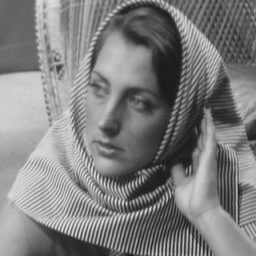
%> input picture HW3/sol/22B0910_22B1036_22B1839/3/images/barbara256.png, 256 x 256 px
$ octave myMainScript.m   (GNU Octave 9; MATLAB toolbox functions it lacks are replaced by stand-ins)
%> lines starting %> are read from the running program, lines starting %| are printed output that depends on the picture

%%%%%%%%%%%%%%%%%%%%%%% Read the images %%%%%%%%%%%%%%%%%%%%%%%%

img = imread('../images/barbara256.png');
%> img is the input picture: size 256x256 uint8; min 23, max 231, mean 126.4
img = double(img);
%> img: size 256x256 double

%%%%%%%%%%%%%%%%%%%% Apply filters no images %%%%%%%%%%%%%%%%%%%%%%

% Zero-pad the image
[M, N] = size(img);
%> M = 256; N = 256
padded_img = padarray(img, [M, N], 'post');

% Compute Fourier transform of the padded image
FT_img = fftshift(fft2(padded_img));

% Define frequency grid (adjust for padded image dimensions)
[u, v] = meshgrid(-N:N-1, -M:M-1);
D = sqrt(u.^2 + v.^2); % Euclidean distance from center of frequency space

% Cutoff frequencies and sigmas
D0_40 = 40; D0_80 = 80;
sigma_40 = 40; sigma_80 = 80;

% Ideal low-pass filters
H_ideal_40 = double(D <= D0_40);
H_ideal_80 = double(D <= D0_80);

% Gaussian low-pass filters
H_gaussian_40 = exp(-(D.^2) / (2 * sigma_40^2));
H_gaussian_80 = exp(-(D.^2) / (2 * sigma_80^2));
filtered_img_ideal_40 = real(ifft2(ifftshift(H_ideal_40 .* FT_img)));
filtered_img_ideal_80 = real(ifft2(ifftshift(H_ideal_80 .* FT_img)));

filtered_img_gaussian_40 = real(ifft2(ifftshift(H_gaussian_40 .* FT_img)));
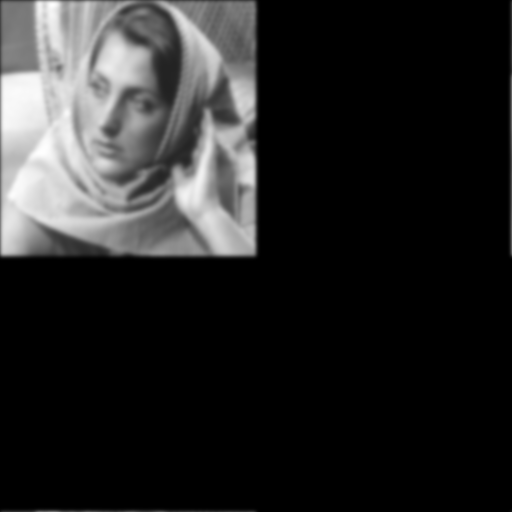
%> filtered_img_gaussian_40: size 512x512 double; min -1.39e-09, max 210.9, mean 31.6; drawn with min black and max white
filtered_img_gaussian_80 = real(ifft2(ifftshift(H_gaussian_80 .* FT_img)));

filtered_img_ideal_40 = filtered_img_ideal_40(1:M, 1:N);
%> filtered_img_ideal_40: size 256x256 double
filtered_img_ideal_80 = filtered_img_ideal_80(1:M, 1:N);
%> filtered_img_ideal_80: size 256x256 double

filtered_img_gaussian_40 = filtered_img_gaussian_40(1:M, 1:N);
%> filtered_img_gaussian_40: size 256x256 double
filtered_img_gaussian_80 = filtered_img_gaussian_80(1:M, 1:N);
%> filtered_img_gaussian_80: size 256x256 double

log_FT_img = log(abs(FT_img) + 1);
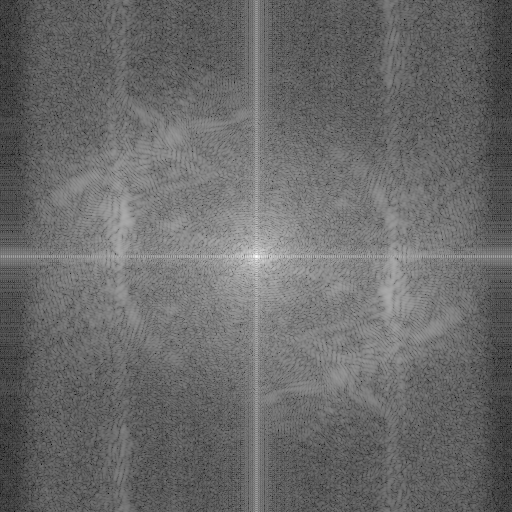
%> log_FT_img: size 512x512 double; min 0.892, max 15.93, mean 7.17; drawn with min black and max white

log_FT_ideal_40 = log(abs(H_ideal_40 .* FT_img) + 1);
log_FT_ideal_80 = log(abs(H_ideal_80 .* FT_img) + 1);
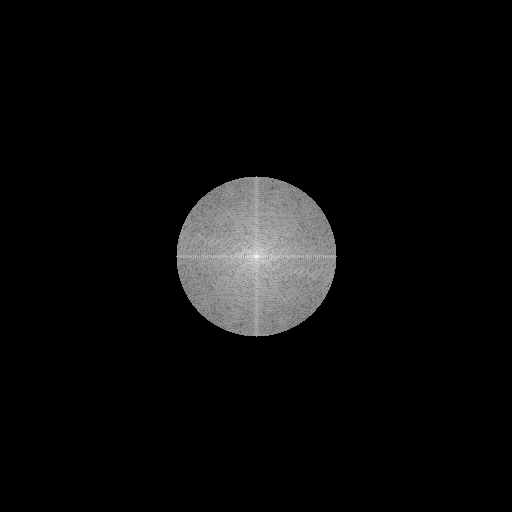
%> log_FT_ideal_80: size 512x512 double; min 0, max 15.93, mean 0.709; drawn with min black and max white

log_FT_gaussian_40 = log(abs(H_gaussian_40 .* FT_img) + 1);
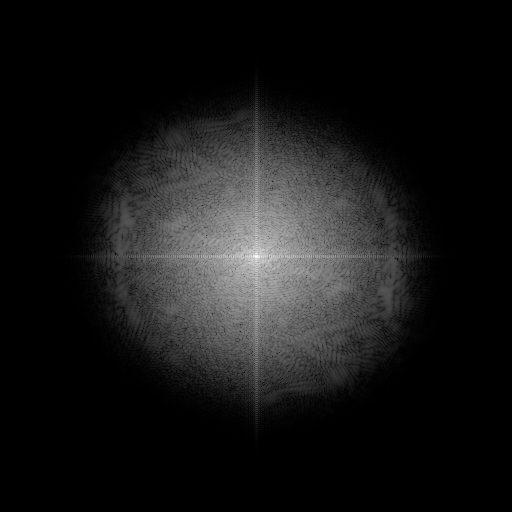
%> log_FT_gaussian_40: size 512x512 double; min 0, max 15.93, mean 1.45; drawn with min black and max white
log_FT_gaussian_80 = log(abs(H_gaussian_80 .* FT_img) + 1);
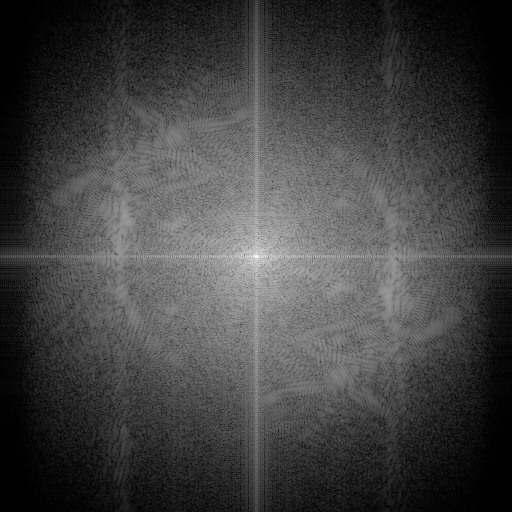
%> log_FT_gaussian_80: size 512x512 double; min 0.000148, max 15.93, mean 4.09; drawn with min black and max white

%%%%%%%%%%%%%%%%%%%% Create an output directory %%%%%%%%%%%%%%%%%%%%%%

output_dir = '../images/output_images/';
if ~exist(output_dir, 'dir')
    mkdir(output_dir);
end

%%%%%%%%%%%%%%%%%%%%%%%% Save Images %%%%%%%%%%%%%%%%%%%%%%%%%%

% Save original padded image's Fourier transform
imwrite(mat2gray(log_FT_img), fullfile(output_dir, 'log_FT_original.png'));

% Save filtered images
imwrite(mat2gray(filtered_img_ideal_40), fullfile(output_dir, 'filtered_img_ideal_D40.png'));
imwrite(mat2gray(filtered_img_ideal_80), fullfile(output_dir, 'filtered_img_ideal_D80.png'));
imwrite(mat2gray(filtered_img_gaussian_40), fullfile(output_dir, 'filtered_img_gaussian_sigma40.png'));
imwrite(mat2gray(filtered_img_gaussian_80), fullfile(output_dir, 'filtered_img_gaussian_sigma80.png'));
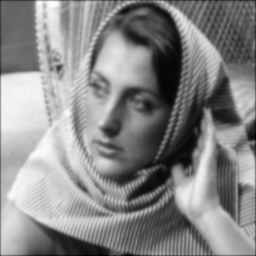
%> saved as filtered_img_gaussian_sigma80.png: size 256x256 uint8; min 0, max 255, mean 135.6

% Save log Fourier transforms of filtered images
imwrite(mat2gray(log_FT_ideal_40), fullfile(output_dir, 'log_FT_ideal_D40.png'));
imwrite(mat2gray(log_FT_ideal_80), fullfile(output_dir, 'log_FT_ideal_D80.png'));
imwrite(mat2gray(log_FT_gaussian_40), fullfile(output_dir, 'log_FT_gaussian_sigma40.png'));
imwrite(mat2gray(log_FT_gaussian_80), fullfile(output_dir, 'log_FT_gaussian_sigma80.png'));

% Save frequency domain filters
imwrite(mat2gray(H_ideal_40), fullfile(output_dir, 'ideal_LP_filter_D40.png'));
imwrite(mat2gray(H_ideal_80), fullfile(output_dir, 'ideal_LP_filter_D80.png'));
imwrite(mat2gray(H_gaussian_40), fullfile(output_dir, 'gaussian_LP_filter_sigma40.png'));
imwrite(mat2gray(H_gaussian_80), fullfile(output_dir, 'gaussian_LP_filter_sigma80.png'));


%%%%%%%%%%%%%%%%%%%% Display all the images %%%%%%%%%%%%%%%%%%%%%%

% Display Ideal and Gaussian low-pass filters in the frequency domain
figure;
subplot(1,2,1), imshow(H_ideal_40, []), title('Ideal Low-Pass Filter (D=40) in Frequency Domain');
subplot(1,2,2), imshow(H_gaussian_40, []), title('Gaussian Low-Pass Filter (σ=40) in Frequency Domain');

% Display larger filter comparison
figure;
subplot(1,2,1), imshow(H_ideal_80, []), title('Ideal Low-Pass Filter (D=80) in Frequency Domain');
subplot(1,2,2), imshow(H_gaussian_80, []), title('Gaussian Low-Pass Filter (σ=80) in Frequency Domain');
%> after `title('Gaussian Low-Pass Filter (σ=80) in Frequency Domain')`:
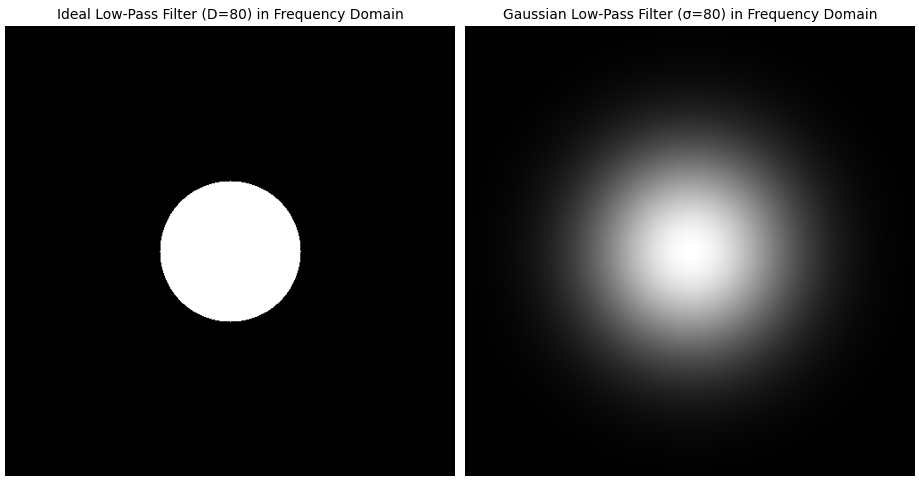
%> figure redrawn from the program's plot data, 2 panels

% Display results (log scale)
figure;
subplot(2,3,1), imshow(img, []), title('Original Image');
subplot(2,3,2), imshow(filtered_img_ideal_40, []), title('Ideal Low-Pass (D=40)');
subplot(2,3,3), imshow(filtered_img_ideal_80, []), title('Ideal Low-Pass (D=80)');
subplot(2,3,4), imshow(filtered_img_gaussian_40, []), title('Gaussian Low-Pass (σ=40)');
subplot(2,3,5), imshow(filtered_img_gaussian_80, []), title('Gaussian Low-Pass (σ=80)');

% Display log Fourier transforms of filtered images
figure;
subplot(2,3,1), imshow(log_FT_img, []), title('Log Fourier Transform of Original');
subplot(2,3,2), imshow(log_FT_ideal_40, []), title('Log FT (Ideal D=40)');
subplot(2,3,3), imshow(log_FT_ideal_80, []), title('Log FT (Ideal D=80)');
subplot(2,3,4), imshow(log_FT_gaussian_40, []), title('Log FT (Gaussian σ=40)');
subplot(2,3,5), imshow(log_FT_gaussian_80, []), title('Log FT (Gaussian σ=80)');
